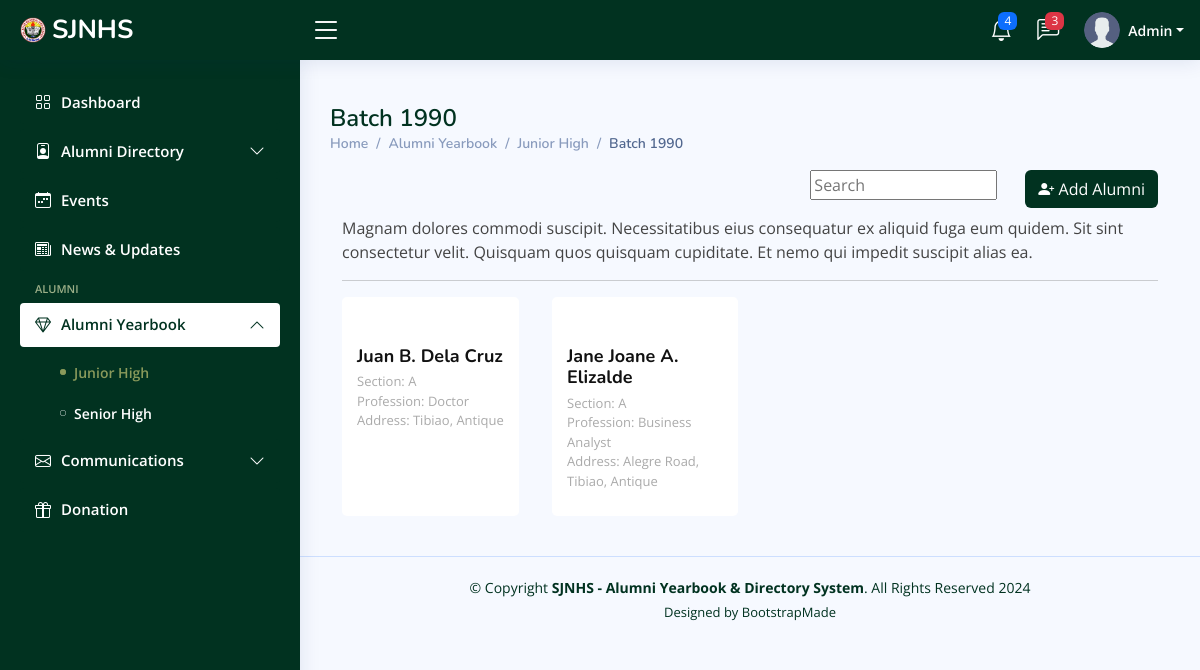
The page /admin/alumni-jhs-view.php?batch=1990 (signed in) on the database as committed earlier.
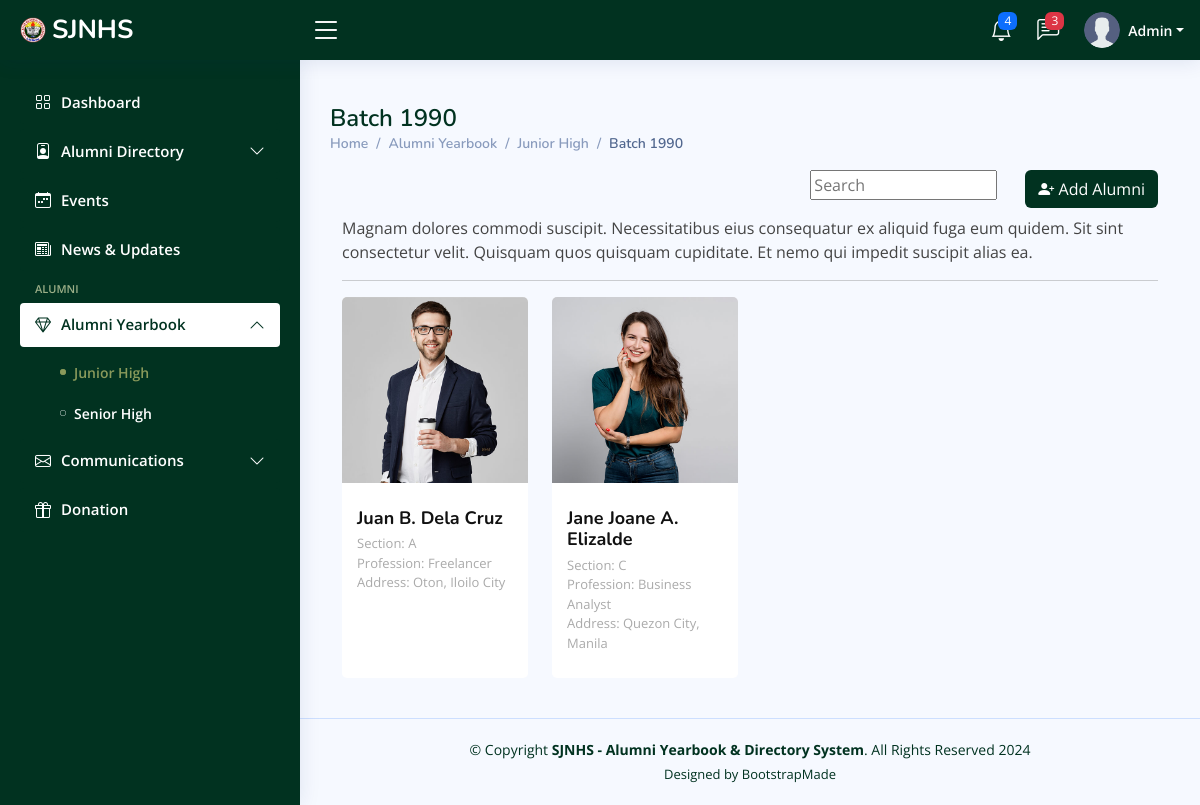
The same page on the database as committed later.
### tables this page shows
CREATE TABLE `alumni_jhs` (
  `id` int(11) NOT NULL,
  `alumni_id` varchar(255) NOT NULL,
  `firstname` varchar(255) NOT NULL,
  `middlename` varchar(255) NOT NULL,
  `lastname` varchar(255) NOT NULL,
  `email` varchar(255) NOT NULL,
  `password` varchar(255) NOT NULL,
  `phone_num` varchar(255) NOT NULL,
  `year_graduated` varchar(255) NOT NULL,
  `section` varchar(255) NOT NULL,
  `profession` varchar(255) NOT NULL,
  `current_company_bus` varchar(255) NOT NULL,
  `marital_stat` varchar(255) NOT NULL,
  `address` varchar(255) NOT NULL,
  `profile_picture` varchar(255) DEFAULT NULL,
  `user_status` varchar(255) NOT NULL,
  `date_created` timestamp NOT NULL DEFAULT current_timestamp()
);

### admin/alumni-jhs-view.php (the view, shortened to what this page needs)
<?php
include_once 'includes/header.php';
include_once 'includes/conn.php';
?>
<aside id="sidebar" class="sidebar">
    <ul class="sidebar-nav" id="sidebar-nav">
        <li class="nav-item">
            <a class="nav-link collapsed" href="dashboard.php">
                <i class="bi bi-grid"></i>
                <span>Dashboard</span>
            </a>
        </li>
        <li class="nav-item">
            <a class="nav-link collapsed" data-bs-target="#faculty-nav" data-bs-toggle="collapse" href="#">
                <i class="bi bi-person-badge"></i><span>Alumni Directory</span><i
                    class="bi bi-chevron-down ms-auto"></i>
            </a>
        </li>
        <li class="nav-item">
            <a class="nav-link collapsed" href="events.php">
                <i class="bi bi-calendar-week"></i>
                <span>Events</span>
            </a>
        </li>
        <li class="nav-item">
            <a class="nav-link collapsed" href="news-and-updates.php">
                <i class="bi bi-newspaper"></i>
                <span>News &amp; Updates</span>
            </a>
        </li>
        <li class="nav-heading">Alumni</li>
        <li class="nav-item">
            <a class="nav-link" data-bs-target="#alumni-nav" data-bs-toggle="collapse" href="#">
                <i class="bi bi-gem"></i><span>Alumni Yearbook</span><i class="bi bi-chevron-down ms-auto"></i>
            </a>
            <ul id="alumni-nav" class="nav-content collapse show" data-bs-parent="#sidebar-nav">
                <li>
                    <a href="juniorhs-alumni.php" class="active">
                        <i class="bi bi-circle"></i><span>Junior High</span>
                    </a>
                </li>
                <li>
                    <a href="seniorhs-alumni.php">
                        <i class="bi bi-circle"></i><span>Senior High</span>
                    </a>
                </li>
            </ul>
        </li>
        <li class="nav-item">
            <a class="nav-link collapsed" data-bs-target="#comms-nav" data-bs-toggle="collapse" href="#">
                <i class="bi bi-envelope"></i><span>Communications</span><i class="bi bi-chevron-down ms-auto"></i>
            </a>
        </li>
        <li class="nav-item">
            <a class="nav-link collapsed" href="pages-error-404.html">
                <i class="bi bi-gift"></i>
                <span>Donation</span>
            </a>
        </li>
    </ul>
</aside>
<main id="main" class="main">
    <div class="pagetitle">
        <h1>Batch <?php echo isset($_GET['batch']) ? $_GET['batch'] : ''; ?></h1>
        <nav>
            <ol class="breadcrumb">
                <li class="breadcrumb-item"><a href="dashboard.php">Home</a></li>
                <li class="breadcrumb-item">Alumni Yearbook</li>
                <li class="breadcrumb-item"><a href="juniorhs-alumni.php">Junior High</a></li>
                <li class="breadcrumb-item active">Batch <?php echo isset($_GET['batch']) ? $_GET['batch'] : ''; ?></li>
            </ol>
        </nav>
    </div>
    <section class="section dashboard">
        <div class="row">
            <div class="col-lg-12">
                <div id="user" class="user">
                    <div class="container" data-aos="fade-up">
                        <div class="section-title">
                            <div class="d-grid gap-2 d-md-flex justify-content-md-end mb-2">
                                <div class="search-bar">
                                    <input type="text" name="query" id="search" placeholder="Search"
                                        title="Enter search keyword">
                                </div>
                                <button class="btn text-white" style="background-color:#013220" type="button"
                                    data-bs-toggle="modal" data-bs-target="#addfaculty"><i
                                        class="bi bi-person-plus-fill"></i> Add Alumni
                                </button>
                            </div>
                            <p>Magnam dolores commodi suscipit. Necessitatibus eius consequatur ex aliquid fuga eum
                                quidem. Sit sint consectetur velit. Quisquam quos quisquam cupiditate. Et nemo qui
                                impedit suscipit alias ea.</p>
                            <hr>
                        </div>
                        <div class="row">
                            <?php
                            $sql = "SELECT * FROM alumni_jhs WHERE `year_graduated` = '$_GET[batch]'";
                            $result = mysqli_query($conn, $sql);
                            if (mysqli_num_rows($result) > 0) {
                                while ($row = mysqli_fetch_assoc($result)) {
                                    $middlenameInitial = substr($row['middlename'], 0, 1);
                            ?>
                            <div class="col-lg-3 col-md-6 col-6 d-flex align-items-stretch">
                                <div class="member" data-aos="fade-up" data-aos-delay="100">
                                    <div class="member-img">
                                        <img src="<?php echo ($row['profile_picture'] == null) ? "assets/img/user.png" :  $src . $row['profile_picture'];  ?>"
                                            class="img-fluid" alt="">
                                    </div>
                                    <div class="member-info">
                                        <h4><?php echo $row['firstname'] . " " . $middlenameInitial . ". " . $row['lastname']; ?>
                                        </h4>
                                        <span><?php echo "Section: " . $row['section']; ?></span>
                                        <span><?php echo "Profession: " . $row['profession']; ?></span>
                                        <span><?php echo "Address: " . $row['address']; ?></span>
                                    </div>
                                </div>
                            </div>
                            <?php
                                }
                            } else {
                                echo "No alumni members found.";
                            }
                            ?>
                        </div>
                    </div>
                </div>
            </div>
    </section>
</main>
<?php
include_once 'includes/footer.php';
?>

### admin/includes/header.php (shortened to what this page needs)
<!DOCTYPE html>
<html lang="en">
<head>
    <link href="assets/vendor/bootstrap/css/bootstrap.min.css" rel="stylesheet">
    <link href="assets/vendor/bootstrap-icons/bootstrap-icons.css" rel="stylesheet">
    <link href="assets/vendor/boxicons/css/boxicons.min.css" rel="stylesheet">
    <link href="assets/vendor/quill/quill.snow.css" rel="stylesheet">
    <link href="assets/vendor/quill/quill.bubble.css" rel="stylesheet">
    <link href="assets/vendor/remixicon/remixicon.css" rel="stylesheet">
    <link href="assets/vendor/simple-datatables/style.css" rel="stylesheet">
    <link href="assets/css/style.css" rel="stylesheet">
    <?php
 $src = "\SJNHSAlumniSystem/alumni/";
?>
</head>
<body>
    <header id="header" class="header fixed-top d-flex align-items-center">
        <div class="d-flex align-items-center justify-content-between">
            <a href="dashboard.php" class="logo d-flex align-items-center">
                <img src="assets/img/favicon.png" alt="">
                <span class="d-none d-lg-block">SJNHS</span>
            </a>
            <i class="bi bi-list toggle-sidebar-btn"></i>
        </div>
        <nav class="header-nav ms-auto">
            <ul class="d-flex align-items-center">
                <li class="nav-item dropdown">
                    <a class="nav-link nav-icon" href="#" data-bs-toggle="dropdown">
                        <i class="bi bi-bell"></i>
                        <span class="badge bg-primary badge-number">4</span>
                    </a>
                </li>
                <li class="nav-item dropdown">
                    <a class="nav-link nav-icon" href="#" data-bs-toggle="dropdown">
                        <i class="bi bi-chat-left-text"></i>
                        <span class="badge bg-danger badge-number">3</span>
                    </a>
                </li>
                <li class="nav-item dropdown pe-3">
                    <a class="nav-link nav-profile d-flex align-items-center pe-0" href="#" data-bs-toggle="dropdown">
                        <img src="assets/img/user.png" alt="Profile" class="rounded-circle">
                        <span class="d-none d-md-block dropdown-toggle ps-2">Admin</span>
                    </a>
                </li>
            </ul>
        </nav>
    </header>

### admin/includes/conn.php (shortened to what this page needs)
<?php
echo "Connected successfully";
?>

### admin/includes/footer.php (shortened to what this page needs)
<footer id="footer" class="footer">
    <div class="copyright">
        &copy; Copyright <strong><span>SJNHS - Alumni Yearbook & Directory System</span></strong>. All Rights Reserved
        2024
    </div>
    <div class="credits">
        Designed by <a href="https://bootstrapmade.com/">BootstrapMade</a>
    </div>
</footer>
</body>
</html>

### admin/assets/css/style.css (style rules this page uses)
:root { scroll-behavior: smooth; }
body { font-family: "Open Sans", sans-serif; background: #f6f9ff; color: #444444; }
a { color: #013220; text-decoration: none; }
h1, h2, h3, h4, h5, h6 { font-family: "Nunito", sans-serif; }
#main { margin-top: 60px; padding: 20px 30px; transition: all 0.3s; }
.pagetitle { margin-bottom: 10px; }
.pagetitle h1 { font-size: 24px; margin-bottom: 0; font-weight: 600; color: #013220; }
.breadcrumb { font-size: 14px; font-family: "Nunito", sans-serif; color: #899bbd; font-weight: 600; }
.breadcrumb a { color: #899bbd; transition: 0.3s; }
.breadcrumb .breadcrumb-item::before { color: #899bbd; }
.breadcrumb .active { color: #51678f; font-weight: 600; }
.logo { line-height: 1; }
@media (min-width: 1200px) { .logo { width: 280px; } }
.logo img { max-height: 26px; margin-right: 6px; }
.logo span { font-size: 26px; font-weight: 700; color: #fff; font-family: "Nunito", sans-serif; }
.header { transition: all 0.5s; z-index: 997; height: 60px; box-shadow: 0px 2px 20px rgba(1, 41, 112, 0.1); background-color: #013220; padding-left: 20px; }
.header .toggle-sidebar-btn { font-size: 32px; padding-left: 10px; cursor: pointer; color: #fff; }
.search-bar { min-width: 150px; padding: 0 20px; }
.header-nav ul { list-style: none; }
.header-nav>ul { margin: 0; padding: 0; }
.header-nav .nav-icon { font-size: 22px; color: #fff; margin-right: 25px; position: relative; }
.header-nav .nav-profile { color: #fff; }
.header-nav .nav-profile img { max-height: 36px; }
.header-nav .nav-profile span { font-size: 14px; font-weight: 600; }
.header-nav .badge-number { position: absolute; inset: -2px -5px auto auto; font-weight: normal; font-size: 12px; padding: 3px 6px; }
.sidebar { position: fixed; top: 60px; left: 0; bottom: 0; width: 300px; z-index: 996; transition: all 0.3s; padding: 20px; overflow-y: auto; scrollbar-width: thin; scrollbar-color: #aab7cf transparent; box-shadow: 0px 0px 20px rgba(1, 41, 112, 0.1); background-color: #013220; }
@media (min-width: 1200px) { #main, #footer { margin-left: 300px; } }
.sidebar-nav { padding: 0; margin: 0; list-style: none; }
.sidebar-nav li { padding: 0; margin: 0; list-style: none; }
.sidebar-nav .nav-item { margin-bottom: 5px; }
.sidebar-nav .nav-heading { font-size: 11px; text-transform: uppercase; color: #9CAF88; font-weight: 600; margin: 10px 0 5px 15px; }
.sidebar-nav .nav-link { display: flex; align-items: center; font-size: 15px; font-weight: 600; color: #013220; transition: 0.3; background: #fff; padding: 10px 15px; border-radius: 4px; }
.sidebar-nav .nav-link i { font-size: 16px; margin-right: 10px; color: #013220; }
.sidebar-nav .nav-link.collapsed { color: #fff; background: #013220; }
.sidebar-nav .nav-link.collapsed i { color: #fff; }
.sidebar-nav .nav-link .bi-chevron-down { margin-right: 0; transition: transform 0.2s ease-in-out; }
.sidebar-nav .nav-link:not(.collapsed) .bi-chevron-down { transform: rotate(180deg); }
.sidebar-nav .nav-content { padding: 5px 0 0 0; margin: 0; list-style: none; }
.sidebar-nav .nav-content a { display: flex; align-items: center; font-size: 14px; font-weight: 600; color: #fff; transition: 0.3; padding: 10px 0 10px 40px; transition: 0.3s; }
.sidebar-nav .nav-content a i { font-size: 6px; margin-right: 8px; line-height: 0; border-radius: 50%; }
.sidebar-nav .nav-content a:hover, .sidebar-nav .nav-content a.active { color: #8A9A5B; }
.sidebar-nav .nav-content a.active i { background-color: #8A9A5B; }
.user .member { margin-bottom: 20px; overflow: hidden; border-radius: 5px; background: #fff; position: relative; }
.user .member .member-img { position: relative; overflow: hidden; }
.user .member .member-info { padding: 25px 15px; }
.user .member .member-info h4 { font-weight: 700; margin-bottom: 5px; font-size: 18px; color: #111111; }
.user .member .member-info span { display: block; font-size: 13px; font-weight: 400; color: #aaaaaa; }
.footer { padding: 20px 0; font-size: 14px; transition: all 0.3s; border-top: 1px solid #cddfff; }
.footer .copyright { text-align: center; color: #013220; }
.footer .credits { padding-top: 5px; text-align: center; font-size: 13px; color: #013220; }

Rows that differ between the two databases and show on the page:
changed alumni_jhs "Juan": profile_picture: picture added; profession "Doctor" → "Freelancer"; address "Tibiao, Antique" → "Oton, Iloilo City"
changed alumni_jhs "Jane Joane": profile_picture: picture added; section "A" → "C"; address "Alegre Road, Tibiao, Antique" → "Quezon City, Manila"
